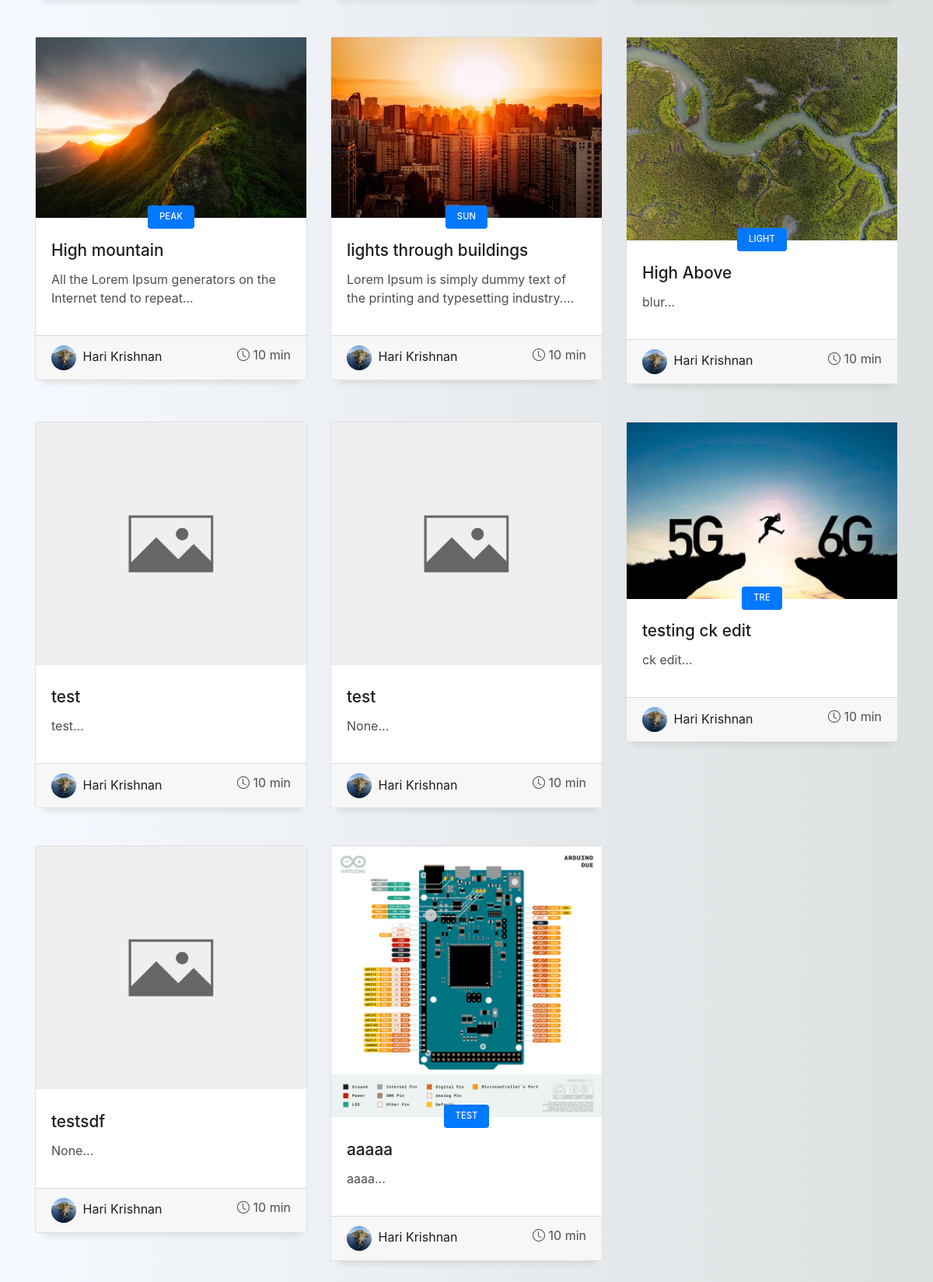
Before: / (lower part) with the older database file.
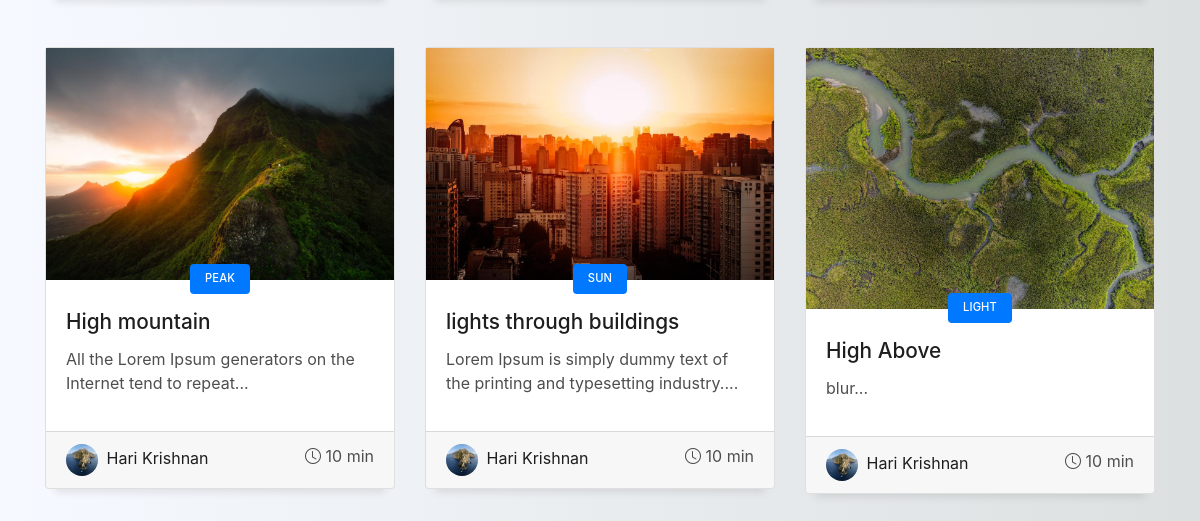
After: the same page with the newer database file.
### blogs/models.py (models this page shows, shortened)
class Article(models.Model):
    owner = models.ForeignKey(Profile, on_delete=models.SET_NULL, blank=True, null=True)
    heading = models.CharField(max_length=200)
    discription = models.CharField(max_length=300, null=True, blank=True)
    category = models.CharField(max_length=100, null=True, blank=True)
    featured_image = ResizedImageField(size=[1200,720], null=True, blank=True, default='images/blog_img/no-photo.jpg', upload_to='images/blog_img/')
    text_field =  RichTextUploadingField(null=True, blank=True)
    tags = models.ManyToManyField('Tag', blank=True)
    comment_total = models.IntegerField(default=0, null=True, blank=True)
    created = models.DateTimeField(auto_now_add=True)
    id = models.UUIDField(default=uuid.uuid4,
                          primary_key=True, editable=False, unique=True)

### users/models.py (models this page shows, shortened)
class Profile(models.Model):
    user = models.OneToOneField(User, on_delete=models.CASCADE, null=True, blank=True)
    name = models.CharField(max_length=200, null=True, blank=True)
    username = models.CharField(max_length=200, null=True, blank=True)
    email = models.EmailField(max_length=400, null=True, blank=True)
    profile_image = ResizedImageField(size=[250, 250], blank=True, null=True, default='images/profile_img/default.jpg', upload_to='images/profile_img/')
    short_intro = models.CharField(max_length=600, null=True, blank=True)
    website_link = models.URLField(max_length=800, null=True, blank=True)
    phone = models.IntegerField(null=True, blank=True)
    profession = models.CharField(max_length=20, null=True, blank=True)
    created = models.DateTimeField(auto_now_add=True)
    id = models.UUIDField(default=uuid.uuid4, primary_key=True, editable=False, unique=True)

### blogs/views.py (the view)
# urls.py: path('', views.articles, name='blogs'),
def articles(request):
    blogs = Article.objects.all()
    context = {'blogs': blogs}
    return render(request, 'blogs/main-blog.html', context)

### blogs/templates/blogs/main-blog.html (shortened to what this page needs)
{% extends 'main.html' %}
{% load static %}
{% block content %}
<section id="blog" class="blog-mf sect-pt4 route">
  <div class="container">
    <div class="row">
      {% for blog in blogs %}
      <div class="col-md-4">
        <div class="card card-blog">
          <div class="card-img">
            <a href="{% url 'article' blog.id %}"><img src="{{ blog.featured_image.url }}" alt="" class="img-fluid"></a>
          </div>
          <div class="card-body">
            <div class="card-category-box">
              {% if blog.category is not None %}
                <div class="card-category">
                  <h6 class="category"> {{ blog.category|slice:"15" }} </h6>
                </div>
              {% endif %}
            </div>
            <h3 class="card-title"><a href="{% url 'article' blog.id %}"> {{ blog.heading|slice:"55" }} </a></h3>
            <p class="card-description">
              {{ blog.discription|slice:"150" }}...
            </p>
          </div>
          <div class="card-footer">
            <div class="post-author">
              <a href="{% url 'profile' blog.owner.id %}">
                <img src="{{ blog.owner.profile_image.url }}" alt="" class="avatar rounded-circle">
                <span class="author"> {{ blog.owner.name|slice:"20" }} </span>
              </a>
            </div>
            <div class="post-date">
              <span class="bi bi-clock"></span> 10 min
            </div>
          </div>
        </div>
      </div>
      {% endfor %}
      {% endblock %}

### templates/main.html (shortened to what this page needs)
{% load static %}
<!DOCTYPE html>
<html lang="en">
<html>
<head>
    <link href="{% static 'vendor/bootstrap/css/bootstrap.min.css' %}" rel="stylesheet">
    <link href="{% static 'vendor/bootstrap-icons/bootstrap-icons.css' %}" rel="stylesheet">
    <link href="{% static 'vendor/glightbox/css/glightbox.min.css' %}" rel="stylesheet">
    <link href="{% static 'vendor/swiper/swiper-bundle.min.css' %}" rel="stylesheet">
    <link rel="stylesheet" href="https://stackpath.bootstrapcdn.com/bootstrap/4.3.1/css/bootstrap.min.css">
    <link href="{% static 'styles/profile.css' %}" rel="stylesheet">
    <link href="{% static 'styles/style.css' %}" rel="stylesheet">
</head>
<body>
    {% include 'navbar.html' %}
    {% block content %}
    {% endblock content %}
</body>
</html>

### templates/navbar.html (shortened to what this page needs)
{% load static %}
<br>
<br>

### static/styles/profile.css (style rules this page uses)
body { background: -webkit-linear-gradient(left, #f6f9ff, #dde0e0); }

### static/styles/style.css (style rules this page uses)
body { background-color: #f6f9ff; color: #4e4e4e; }
h1, h2, h3, h4, h5, h6 { color: #1e1e1e; }
a { color: #1e1e1e; text-decoration: none; transition: all 0.5s ease-in-out; }
.box-shadow, .card-blog, .work-box, .service-box, .paralax-mf { box-shadow: 0 13px 8px -10px rgba(0, 0, 0, 0.1); }
.avatar { width: 32px; height: 32px; margin-right: 4px; overflow: hidden; }
.sect-pt4 { padding-top: 4rem; }
@media (min-width: 767px) { .card-blog { margin-bottom: 3rem; } }
.card-blog .card-body { position: relative; }
.card-blog .card-category-box { position: absolute; text-align: center; top: -16px; left: 15px; right: 15px; line-height: 25px; overflow: hidden; }
.card-blog .card-category { display: inline-block; color: #fff; padding: 0 15px 5px; overflow: hidden; background-color: #0078ff; border-radius: 4px; }
.card-blog .card-category .category { color: #fff; display: inline-block; text-transform: uppercase; font-size: 0.7rem; letter-spacing: 0.1px; margin-bottom: 0; }
.card-blog .card-title { font-size: 1.3rem; margin-top: 0.6rem; }
.card-blog .card-description { color: #4e4e4e; }
.card-blog .post-author { display: inline-block; }
.card-blog .post-date { color: #4e4e4e; display: inline-block; float: right; }

Changed rows visible on the page:
removed Article: featured_image (placeholder picture), heading "test", discription "test", owner.profile_image (picture), owner.name "Hari Krishnan"
removed Article: featured_image (placeholder picture), heading "test", discription "None", owner.profile_image (picture), owner.name "Hari Krishnan"
removed Article: featured_image (picture), category "TRE", heading "testing ck edit", discription "ck edit", owner.profile_image (picture), owner.name "Hari Krishnan"
removed Article: featured_image (placeholder picture), heading "testsdf", discription "None", owner.profile_image (picture), owner.name "Hari Krishnan"
removed Article: featured_image (picture), category "TEST", heading "aaaaa", discription "aaaa", owner.profile_image (picture), owner.name "Hari Krishnan"
